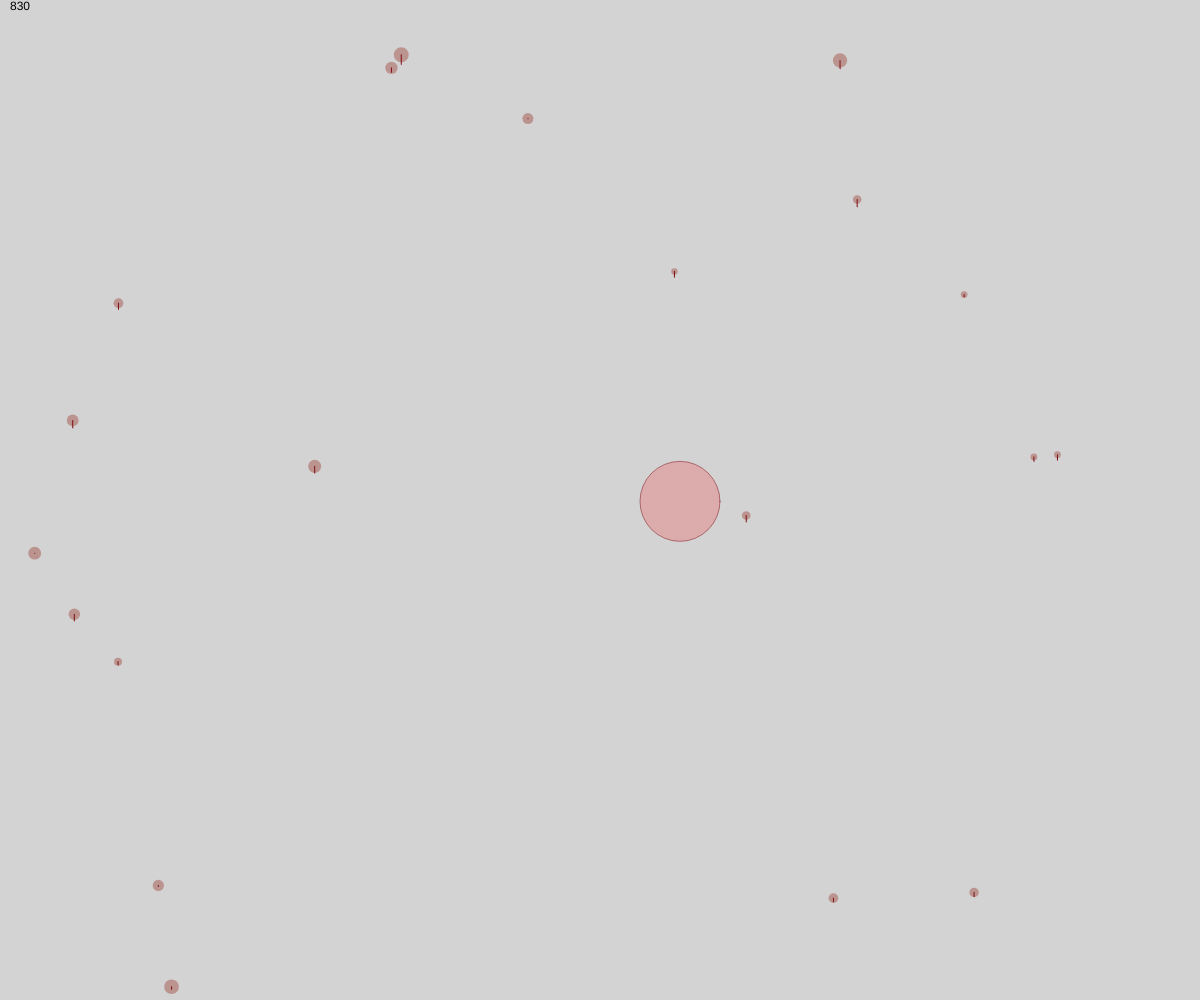
Frame 1 (no input)
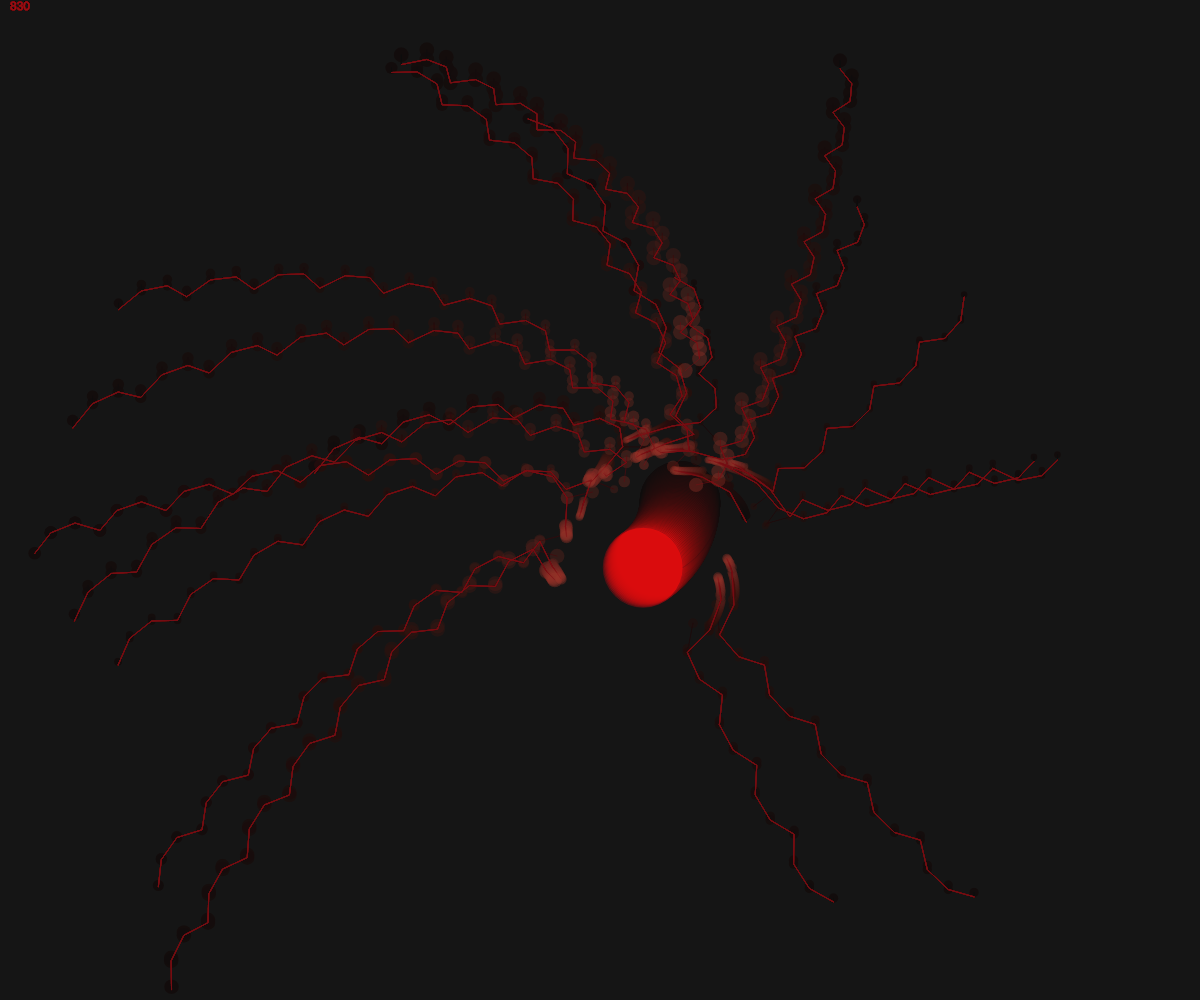
Frame 60 (no input)
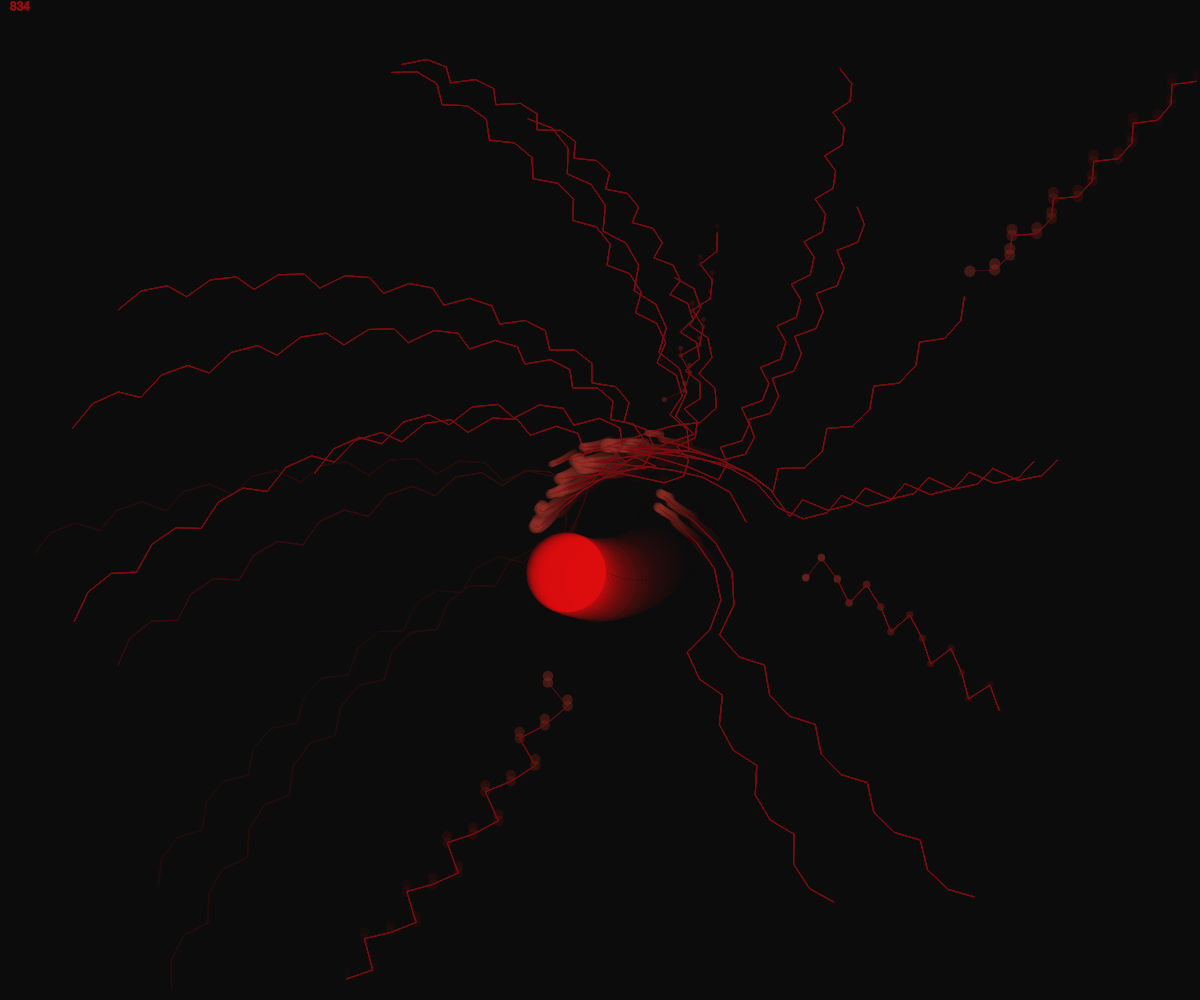
Frame 120 (the mouse pressed at the canvas centre since frame 60)

The p5.js sketch that drew these frames (run headless with seeded random() and noise() and a simulated clock; from frame 60 on, the mouse is pressed at the canvas centre):

// p5.js sketch
// ── sketch.js
let particles = [];
let target;
let circlesize;

function setup() {
  createCanvas(windowWidth, windowHeight);
  background(220);
  target = createVector(0, 0);
  circlesize = 80;

  for (let i = 0; i < 20; i++) {
    let newparticles = new Particle(random(width), random(height), random(0, 10));
    particles.push(newparticles);
  }
}

function draw() {
  background(10, 10,10,10);

  text(circlesize -750 * -1, 10, 10);
  // paricles.entries returns an array whose elements are arrays corresponding to the enumerable string
  for (let [i, particle] of particles.entries()) { //
    particle.grow(); // grow the particle
    particle.update(target.x, target.y); // update the particle
    particle.show(); // show the particle
  }
  
  noStroke();
  strokeWeight(0.5)
  fill(255, 50, 0);
  target.x = cos((millis()/1000)%(TWO_PI))*80; // 200 is the radius of the orbit
  target.y = sin((millis()/1000)%(TWO_PI))*80; // 200 is the radius of the orbit
  target.x += windowWidth/2; // center the orbit
  target.y += windowHeight/2;//// center the orbit
  fill(252,15,20,50);
  stroke(125, 15, 20);
  circle(target.x, target.y, 80); // draw the target
  
 

  for(let i=0 ; i < particles.length; i++){
    let distance = dist(particles[i].newSegment.x, particles[i].newSegment.y, target.x, target.y);
  
    print(distance)
    if(distance < 40){
      particles.splice(i,1); // remove the particle if it gets close to the target
      circlesize += 1;
      fill(255,50,50,50) // draw the target
      circle(target.x, target.y, circlesize);
      particles.push(new Particle(random(width), random(height), random(0, 10))); // add a new particle
    } else if (distance < 100){
      particles[i].growRate = 1.5; // how fast the particle grows
    }
  }
  // condition to stop the loop if the circle zize get 750
  if(circlesize > 750){
    fill(255,150,150,50)
    textSize(200)
    text("BOOOOOOOOM", width/2 -800, height/2);
    noLoop();

  }


}

// ── particle.js
class Particle {
  constructor(x, y, offset = 0){ // offset is how much the particle is offset from the ground
    this.particle = []; // the particle array
    this.newSegment = createVector(x, y); // the new segment of the particle
    this.particle.push(this.newSegment);
    this.newLength = 5; // how long the new segment is
    this.growRate = 26; // how fast the particle grows
    this.segmentMax = 30; // how long the particle can grow before it starts a new segment
    this.offset = offset; // how much the particle is offset from the ground
    this.radius = random (5,15); // how big the particle is
    this.wave = 10; // the wave of the particle
  }
  
  // grow new segment to the particle array until it reaches a maximum length, then start new segment
  grow(){
    this.newLength += this.growRate;
    if(this.newLength > this.segmentMax){
      //push new end point to this.particle array
      this.particle.push(this.newSegment);
      this.newLength = .001;
    }
    // trim trail length 
    if(this.particle.length > 50){
      this.particle.splice(0,1);
    }
  }
  
  update(x, y){
    let currentEndPoint = this.particle[this.particle.length -1]; // get the current end point of the particle
    let goal = createVector(x, y); // set the goal to the sun
    let newVector = p5.Vector.sub(goal, currentEndPoint); // get the vector from the current end point to the goal
    let newHeading = newVector.heading();// get the angle of the new vector
    this.newSegment = newVector; // set the new segment to the new vector
    this.newSegment.rotate(cos(this.wave)); // rotate the particle
    this.newSegment.setMag(this.newLength); // set the length of the new segment
    this.newSegment.x += currentEndPoint.x; // offset the particle to make it look like it's growing from the ground
    this.newSegment.y += currentEndPoint.y - this.offset;  // offset the particle to make it look like it's growing from the ground
    this.wave = sin((millis()/100)%(cos(PI)))/(this.newLength); // 200 is the radius of the orbit
  }

  show(){
    noStroke();
    fill(150,50,40,100);
    circle(this.newSegment.x, this.newSegment.y, this.radius);

    noFill();
    stroke(125, 15, 20);
    // noStroke()
    beginShape();
    // fill(100,140,200,50)
    for(let i = 0; i < this.particle.length; i++){
      vertex(this.particle[i].x, this.particle[i].y); // draw the particle
    }
      vertex(this.newSegment.x, this.newSegment.y);// draw the new segment
    endShape();
    
  }
  
}
